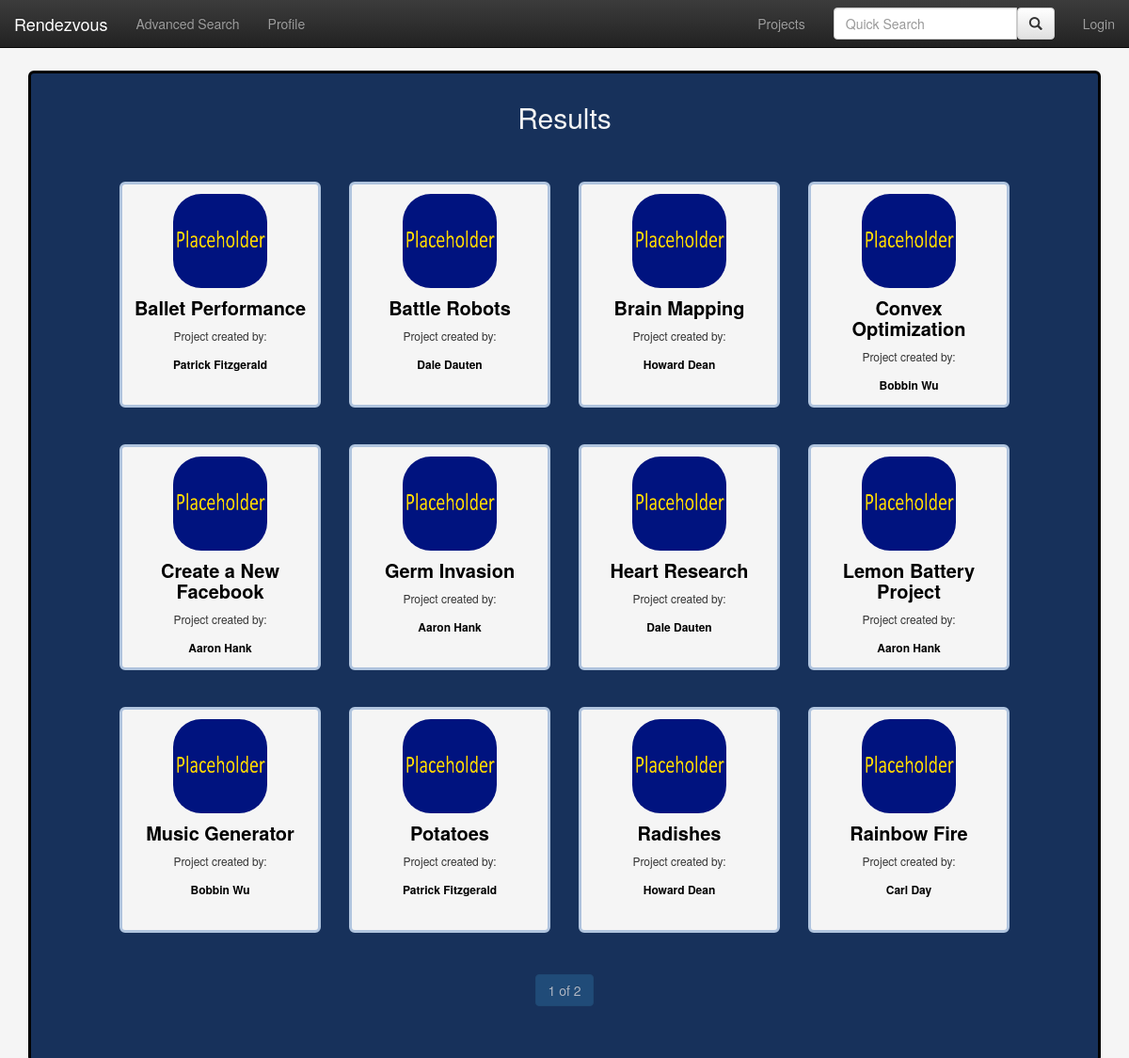
/rendezvous/advanced-search/results, run on the app's committed database.
### rendezvous/models.py (models this page shows, shortened)
class Project(models.Model):
    name = models.CharField(max_length=100)
    id = models.UUIDField(primary_key=True, default=uuid.uuid4, help_text="unique way to identify each project.")
    owner = models.ForeignKey('Profile', on_delete=models.SET_NULL, null=True, related_name='owner')
    description = models.CharField(max_length=500)
    tags = models.ManyToManyField(Tag, help_text="Select relevant tags so users can find your project.")
    skills_desired = models.ManyToManyField(Skill, help_text="Select one of the relevant skills that you are looking for.")
    events = models.ManyToManyField(Event, blank=True)
    location = models.ForeignKey('Location', on_delete=models.SET_NULL, null=True)
    contributors = models.ManyToManyField(Profile, blank=True, help_text="User that is contributing to this project.")
    date_created = models.DateField(null=True, blank=True)
    date_completed = models.DateField(null=True, blank=True)

class Profile(models.Model):
    account = models.OneToOneField(User, on_delete=models.CASCADE, null = True)
    name = models.CharField(max_length=50)
    id = models.UUIDField(primary_key=True, default=uuid.uuid4, help_text="unique way to identify each user.")
    email = models.CharField(max_length=50)
    relevant_skills = models.ManyToManyField(Skill, help_text="Select one of your relevant skills.")
    projects_owned = models.ManyToManyField('Project', blank = True, help_text="Select a project that this user owns.")

### rendezvous/views.py (the view, shortened to what this page needs)
# urls.py: url(r'advanced-search/results', views.search_results, name='search-results'),
def search_results(request):
    skills = list()
    location = None
    tags = list()
    all_name = ""
    all_description = ""
    if 'skills' in request.GET:
        skills = request.GET.getlist('skills')
    if 'location' in request.GET:
        location = request.GET['location'].strip()
    if 'tags' in request.GET:
        tags = request.GET.getlist('tags')
    if 'all_name' in request.GET:
        all_name = request.GET['all_name'].strip()
    if 'all_description' in request.GET:
        all_description = request.GET['all_description'].strip()
    projects = Project.objects.all()
    name_terms = all_name.split()
    desc_terms = all_description.split()
    name_land_include = list()  # list of terms in the name that must all appear
    desc_land_include = list()  # list of terms in the description that must all appear
    i = 0
    i = 0
    i = 0
    i = 0
    temp_projects = projects
    if skills:
        for skill in skills:
            if temp_projects == projects:
                projects = projects.filter(skills_desired__name__icontains=skill)
            else:
                projects |= temp_projects.filter(skills_desired__name__icontains=skill)
    temp_projects = projects
    if tags:
        for tag in tags:
            if temp_projects == projects:
                projects = projects.filter(tags__tag__icontains=tag)
            else:
                projects |= temp_projects.filter(tags__tag__icontains=tag)
    for name_term in name_land_include:  # filters projects only to those that include required name terms
        projects = projects.filter(name__icontains=name_term)
    temp_projects = projects
    for name_term in name_terms:  # filters projects only to ones that include at least one of terms in name
        if temp_projects == projects:
            projects = projects.filter(name__icontains=name_term)
        else:
            projects |= temp_projects.filter(name__icontains=name_term)
    for desc_term in desc_land_include:  # filters projects to only those that include required desc terms
        projects = projects.filter(description__icontains=desc_term)
    temp_projects = projects
    for desc_term in desc_terms:  # filters projects to only those that include at least one of terms in desc
        if temp_projects == projects:
            projects = projects.filter(description__icontains=desc_term)
        else:
            projects |= temp_projects.filter(description__icontains=desc_term)
    projects = projects.distinct()
    projects = projects.order_by('name')
    page_object = Paginator(projects, 12)
    page = request.GET.get('page')
    try:
        projs = page_object.page(page)
    except PageNotAnInteger:
        projs = page_object.page(1)
    except EmptyPage:
        projs = page_object.page(page_object.num_pages)
    result_rows = list()
    for i in range(0, len(projs), 4):
        sublist = list()
        for j in range(4):
            if i + j < len(projs):
                sublist.append(projs[i+j])
            else:
                break
        result_rows.append(sublist)
    return render(
        request,
        'search_result.html',
        context={'result_rows': result_rows, 'project_page': projs},
    )

### rendezvous/templates/search_result.html (shortened to what this page needs)
{% extends "base_generic.html" %}
{% load static %}
{% block stylesheets %}
    <link rel="stylesheet" href="{% static 'css/search.css' %}">
{% endblock %}
{% block content %}
<div class="container">
        <div class="jumbotron">
            <div class="search-results">
                <h2 align="center">Results</h2>
                {% if result_rows %}
                    <div class="container">
                    {% for row in result_rows %}
                        <div class="row">
                        {% for project in row %}
                            <div class="col-md-3" align="center">
                                <div class="proj-result">
                                    <img src="{% static 'img/placeholder-970.png'%}" width="100" height="100">
                                    <h3 align="center"><a href="{% url 'view-project' project.id.hex %}">{{ project.name }}</a></h3>
                                    <p align="center"><small>Project created by:<br><a href="{% url 'view-user-profile' project.owner.id.hex %}">{{ project.owner.name }}</a></small></p>
                                </div>
                            </div>
                        {% empty %}
                            <p>Row is empty</p>
                        {% endfor %}
                        </div>
                    {% endfor %}
                    <div class="row" align="center">
                        <div class="pagination" align="center">
                            <div class="btn-group" role="group">
                                <button type="button" class="btn btn-primary disabled">{{ project_page.number }} of {{ project_page.paginator.num_pages }}</button>
                            </div>
                        </div>
                    </div>
                {% else %}
                <h3 align="center">No items match your search query.</h3>
                {% endif %}
            </div>
        </div>
    </div>
{% endblock %}

### rendezvous/static/css/search.css (style rules this page uses)
body { background-color: whitesmoke; padding-top: 65px; }
h2 { margin-bottom: 30px; color: whitesmoke; }
h3 { color: whitesmoke; }
.btn-group button { margin: 0px 0px 0px 0px; }
.jumbotron { background-color: #17315b; border: 3px solid black; border-radius: 10px; padding: 10px 10px 30px 10px; margin: 10px 0px 10px 0px; }
.row { margin: 5px 2px 5px 2px; padding: 2px; }
.col-md-3 { padding: 0px; }
.proj-result { background-color: whitesmoke; margin: 15px; padding: 10px; border: 3px solid lightsteelblue; border-radius: 6px; height: 240px; }
.proj-result img { margin-bottom: 10px; border-radius: 30px; }
.proj-result h3 { margin: 0px; padding: 0px; font-size: 20px; }
.proj-result h3 a:link { color: black; font-weight: bold; }
.proj-result p small { margin: 0px; font-size: 12px; }
.proj-result p small a:link { color: black; font-weight: bold; }

### data on the page
Project: name "Ballet Performance", owner.name "Patrick Fitzgerald"
Project: name "Battle Robots", owner.name "Dale Dauten"
Project: name "Brain Mapping", owner.name "Howard Dean"
Project: name "Convex Optimization", owner.name "Bobbin Wu"
Project: name "Create a New Facebook", owner.name "Aaron Hank"
Project: name "Germ Invasion", owner.name "Aaron Hank"
Project: name "Heart Research", owner.name "Dale Dauten"
Project: name "Lemon Battery Project", owner.name "Aaron Hank"
Project: name "Music Generator", owner.name "Bobbin Wu"
Project: name "Potatoes", owner.name "Patrick Fitzgerald"
Project: name "Radishes", owner.name "Howard Dean"
Project: name "Rainbow Fire", owner.name "Carl Day"

### other printed values
{{ project_page.number }} "1"
{{ project_page.paginator.num_pages }} "2"
